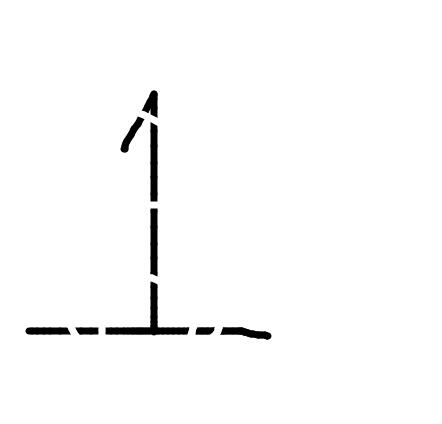
#> input picture img/QQ1.jpg, 442 x 424 px
$ python -i ip.py   (imports and definitions only)
#> lines starting #> are read from the running program, lines starting #| are printed output that depends on the picture; after the words box and inside, x2 and y2 are one past the last pixel; in counts of white or black regions, pixels touching at a corner belong together
#> further down, picture is the input picture: shape (424, 442, 3); min 0, max 255, mean 250.3
from cv2 import cv2
import numpy as np

def cut(img,length):
#> called with length = 256
    h,w,rgb = np.array(img).shape
#> h = 424; w = 442; rgb = 3
    y = (h - length) // 2
#> y = 84
    x = (w - length) // 2
#> x = 93
    return img[y:y+length,x:x+length]
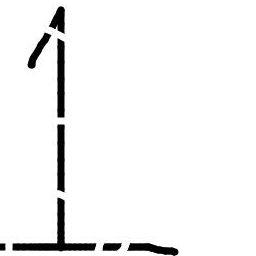
#> returned value: shape (256, 256, 3); min 0, max 255, mean 243.3


def getDigit(img):
    gray = cv2.cvtColor(255-img, cv2.COLOR_BGR2GRAY)
    edge = cv2.Canny(gray, 100, 230, (5,5))
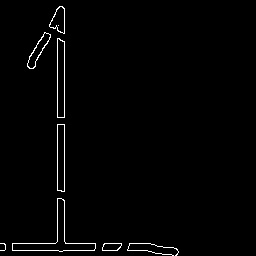
#> edge: shape (256, 256); 1.5% white in thin lines or dots, all inside (x1, y1, x2, y2) = (0, 6, 179, 256)

    blur = cv2.blur(edge,(15,15))
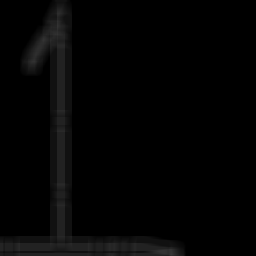
#> blur: shape (256, 256); min 0, max 56, mean 3.8
    bf = cv2.boxFilter(blur, -1, (3,3),normalize=0)
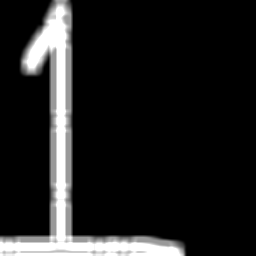
#> bf: shape (256, 256); min 0, max 255, mean 30.6
    [th_ret, bin] = cv2.threshold(bf,230,255,cv2.THRESH_BINARY)
#> bin: shape (256, 256); 7% white; 4 white regions (3 under 20 px), largest, box (x1, y1, x2, y2) and area: (0, 6, 181, 256) 4536
    erode_kernel = cv2.getStructuringElement(cv2.MORPH_ELLIPSE,(7,7))
    dilate_kernel = cv2.getStructuringElement(cv2.MORPH_ELLIPSE,(7,7))
    eroded = cv2.erode(bin,erode_kernel)
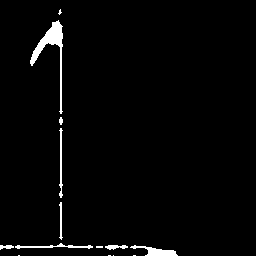
#> eroded: shape (256, 256); 2.2% white; 14 white regions (6 under 20 px), largest, box (x1, y1, x2, y2) and area: (30, 20, 63, 114) 652, (130, 245, 178, 256) 241, (15, 243, 93, 249) 174
    res = cv2.dilate(eroded, dilate_kernel)
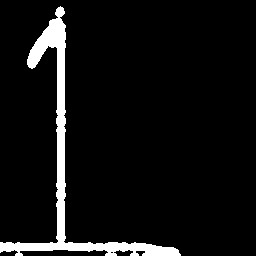
#> res: shape (256, 256); 6.5% white; 1 white region, box (x1, y1, x2, y2) and area: (0, 6, 181, 256) 4233
    return bin


def getROI(img):
    flag = True
    x,y,w,h = cv2.boundingRect(img)
#> x = 0; y = 6; w = 181; h = 250
    if(w <= 28 and h <= 28):
        flag = False
    mid_x = x + (w//2)
#> mid_x = 90
    mid_y = y + (h//2)
#> mid_y = 131
    length = (max(w,h) // 8) * 5
#> length = 155
    yt = max(0,mid_y-length)
#> yt = 0
    yb = min(255,mid_y+length)
#> yb = 255
    xl = max(0, mid_x-length)
#> xl = 0
    xr = min(255, mid_x+length)
#> xr = 245
    return flag,img[yt:yb,xl:xr]


def process(img):
    sel = cut(img,256)
    dgt = getDigit(sel)
    flag,roi = getROI(dgt)
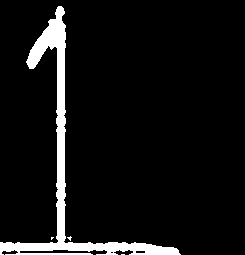
#> roi: shape (255, 245); 7% white; 4 white regions (3 under 20 px), largest, box (x1, y1, x2, y2) and area: (0, 6, 181, 255) 4369
#> flag = True
    if(flag):
        return True, cv2.resize(roi, (28,28), cv2.WARP_FILL_OUTLIERS)
    else:
        return False, None

>>> import cv2
>>> picture = cv2.imread('img/QQ1.jpg')
>>> result = process(picture)

$ run again, on img/QQ2.jpg
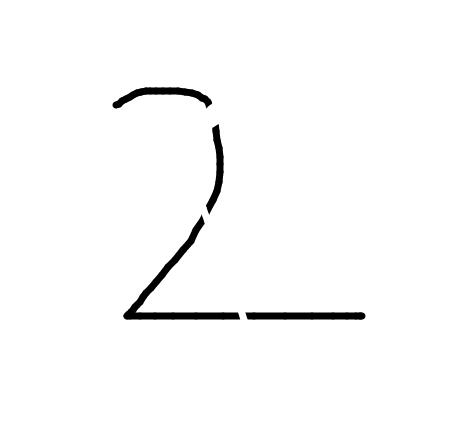
#> input picture img/QQ2.jpg, 458 x 433 px
#> picture is the input picture: shape (433, 458, 3); min 0, max 255, mean 250
#> in getDigit, `edge = cv2.Canny(gray, 100, 230, (5,5))`:
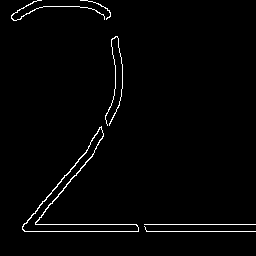
#> edge: shape (256, 256); 1.8% white in thin lines or dots, all inside (x1, y1, x2, y2) = (11, 0, 256, 232)
#> bin: shape (256, 256); 7.9% white; 2 white regions, box (x1, y1, x2, y2) and area: (21, 37, 256, 233) 4290, (11, 0, 113, 23) 858
#> eroded: shape (256, 256); 3.2% white; 4 white regions, box (x1, y1, x2, y2) and area: (24, 40, 146, 230) 1414, (14, 0, 43, 20) 222, (148, 226, 256, 229) 219, (80, 0, 110, 17) 212
#> res: shape (256, 256); 7.7% white; 3 white regions, box (x1, y1, x2, y2) and area: (21, 37, 256, 233) 4281, (11, 0, 46, 23) 409, (77, 0, 113, 20) 381
#> in getROI, `x,y,w,h = cv2.boundingRect(img)`: x = 11; y = 0; w = 245; h = 233
#> mid_x = 133
#> mid_y = 116
#> length = 150
#> yt = 0
#> yb = 255
#> xl = 0
#> xr = 255
#> in process, `flag,roi = getROI(dgt)`:
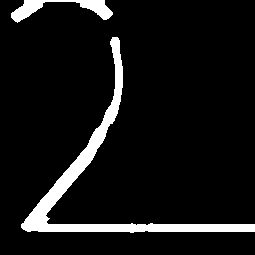
#> roi: shape (255, 255); 7.9% white; 2 white regions, box (x1, y1, x2, y2) and area: (21, 37, 255, 233) 4282, (11, 0, 113, 23) 858
#> flag = True

$ run again, on img/QQ3.jpg
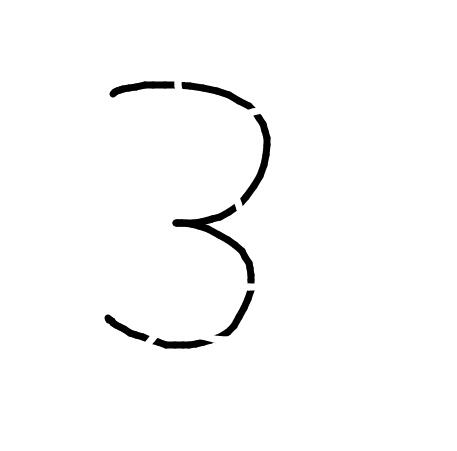
#> input picture img/QQ3.jpg, 457 x 451 px
#> picture is the input picture: shape (451, 457, 3); min 0, max 255, mean 250.2
#> in getDigit, `edge = cv2.Canny(gray, 100, 230, (5,5))`:
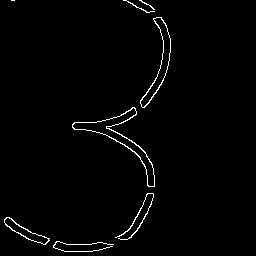
#> edge: shape (256, 256); 1.6% white in thin lines or dots, all inside (x1, y1, x2, y2) = (4, 0, 171, 252)
#> bin: shape (256, 256); 7.7% white; 1 white region, box (x1, y1, x2, y2) and area: (0, 0, 171, 256) 5015
#> eroded: shape (256, 256); 3.5% white; 4 white regions, box (x1, y1, x2, y2) and area: (101, 71, 163, 239) 1319, (0, 219, 107, 256) 617, (129, 0, 168, 70) 342, (76, 124, 91, 128) 34
#> res: shape (256, 256); 7.5% white; 3 white regions, box (x1, y1, x2, y2) and area: (98, 0, 171, 242) 3498, (0, 216, 110, 256) 1263, (73, 121, 94, 131) 159
#> in getROI, `x,y,w,h = cv2.boundingRect(img)`: x = 0; w = 171; h = 256
#> mid_x = 85
#> mid_y = 128
#> length = 160
#> yt = 0
#> yb = 255
#> xl = 0
#> xr = 245
#> in process, `flag,roi = getROI(dgt)`:
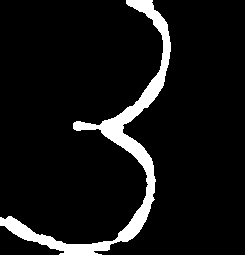
#> roi: shape (255, 245); 8% white; 1 white region, box (x1, y1, x2, y2) and area: (0, 0, 171, 255) 4972
#> flag = True

$ run again, on img/QQ4.jpg
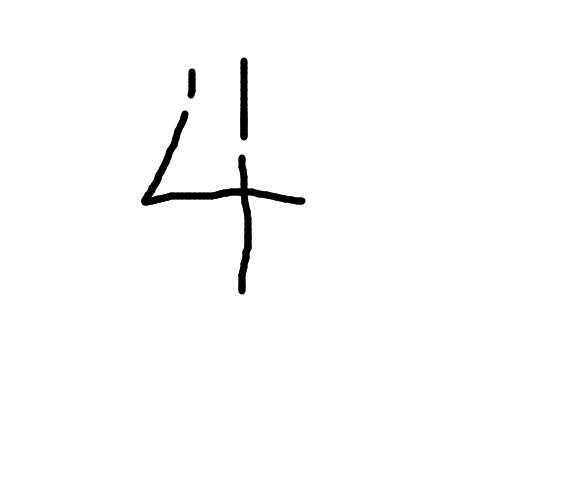
#> input picture img/QQ4.jpg, 582 x 482 px
#> picture is the input picture: shape (482, 582, 3); min 0, max 255, mean 251.7
#> edge: shape (256, 256); 1.1% white in thin lines or dots, all inside (x1, y1, x2, y2) = (0, 0, 143, 182)
#> bin: shape (256, 256); 4.6% white; 5 white regions (2 under 20 px), largest, box (x1, y1, x2, y2) and area: (0, 42, 141, 180) 2210, (0, 0, 25, 60) 584, (76, 0, 86, 27) 220
#> eroded: shape (256, 256); 1.3% white; 4 white regions, box (x1, y1, x2, y2) and area: (76, 45, 138, 177) 382, (0, 0, 22, 57) 257, (0, 77, 75, 85) 142, (79, 0, 83, 24) 52
#> res: shape (256, 256); 4.5% white; 3 white regions, box (x1, y1, x2, y2) and area: (0, 42, 141, 180) 2159, (0, 0, 25, 60) 583, (76, 0, 86, 27) 216
#> in getROI, `x,y,w,h = cv2.boundingRect(img)`: x = 0; w = 141; h = 180
#> mid_x = 70
#> mid_y = 90
#> length = 110
#> yt = 0
#> yb = 200
#> xl = 0
#> xr = 180
#> in process, `flag,roi = getROI(dgt)`:
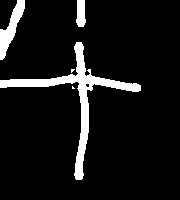
#> roi: shape (200, 180); 8.4% white; 5 white regions (2 under 20 px), largest, box (x1, y1, x2, y2) and area: (0, 42, 141, 180) 2210, (0, 0, 25, 60) 584, (76, 0, 86, 27) 220
#> flag = True
